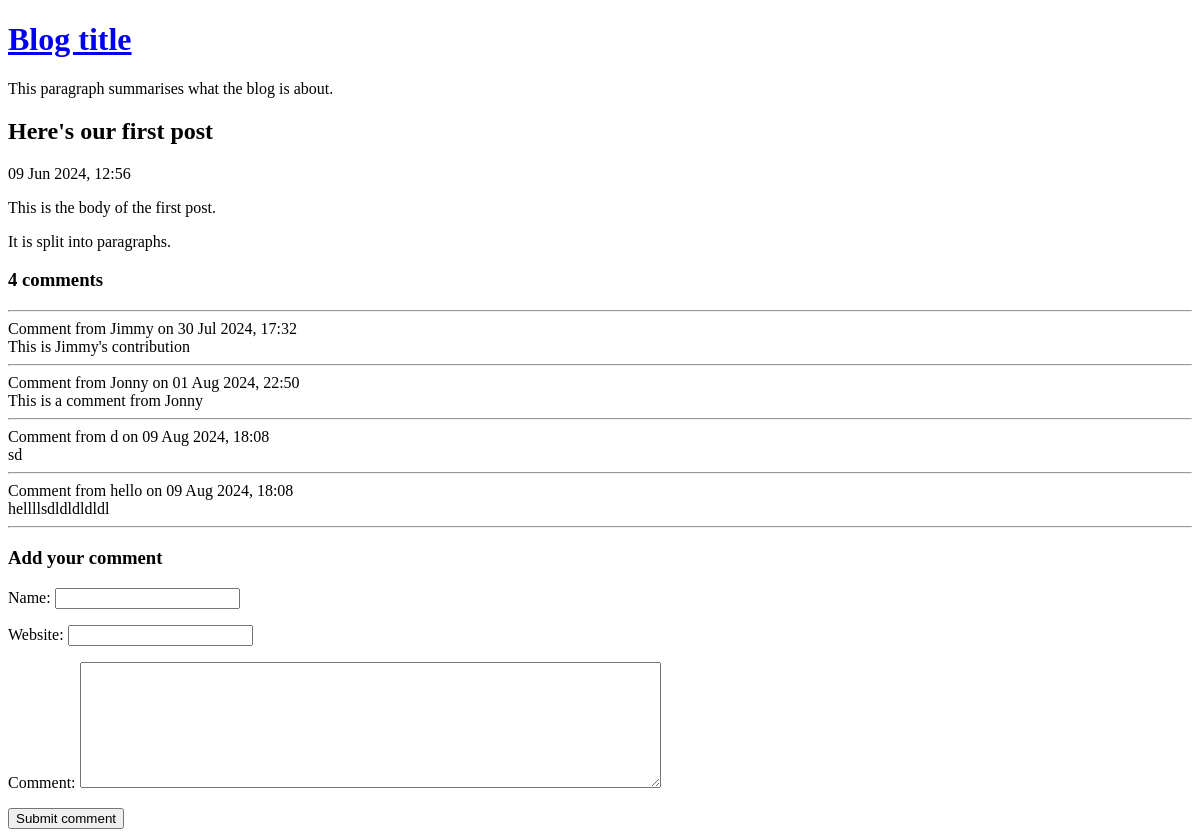
The app's page /view-post.php?post_id=1, older data.
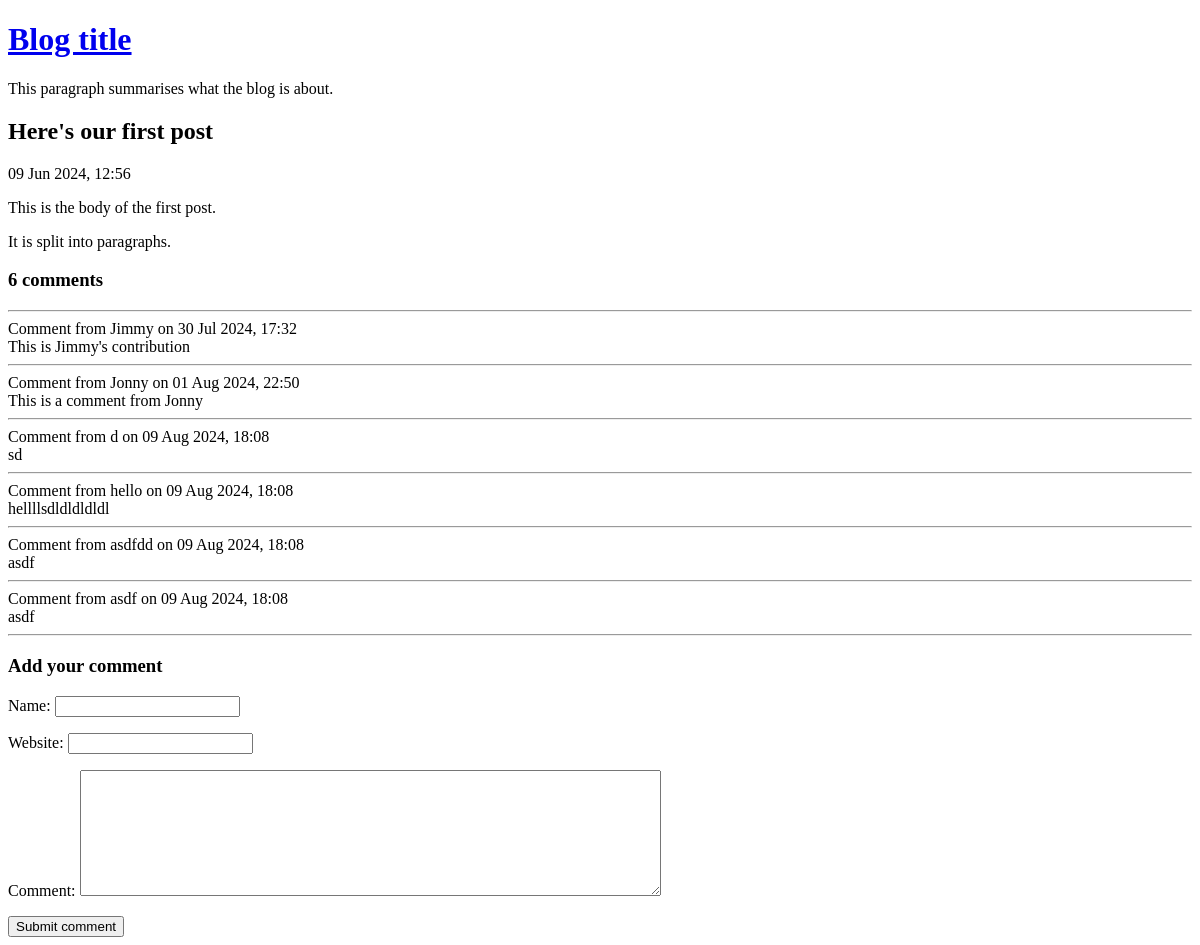
The same page, newer data.
### tables this page shows
CREATE TABLE comment (
	id INTEGER PRIMARY KEY AUTOINCREMENT NOT NULL,
	post_id INTEGER NOT NULL,
	created_at VARCHAR NOT NULL,
	name VARCHAR NOT NULL,
	website VARCHAR,
	text VARCHAR NOT NULL
);

### lib/view-post.php (called while the page is built, shortened)
<?php
function getPostRow(PDO $pdo, $postId)
{
    $stmt = $pdo->prepare(
        'SELECT
            title, created_at, body
        FROM
            post
        WHERE
            id = :id'
    );
    $result = $stmt->execute(
        array('id' => $postId, )
    );
    $row = $stmt->fetch(PDO::FETCH_ASSOC);
    return $row;
}

### lib/common.php (called while the page is built, shortened)
<?php
function getRootPath()
{
    return realpath(__DIR__ . '/..');
}
function getDatabasePath()
{
    return getRootPath() . '/data/data.sqlite';
}
function getDsn()
{
    return 'sqlite:' . getDatabasePath();
}
function getPDO()
{
    return new PDO(getDsn());
}
function htmlEscape($html)
{
    return htmlspecialchars($html, ENT_HTML5, 'UTF-8');
}
function convertSqlDate($sqlDate)
{
    $date = DateTime::createFromFormat('Y-m-d H:i:s', $sqlDate);
    return $date->format('d M Y, H:i');
}
function countCommentsForPost($postId)
{
    $pdo = getPDO();
    $sql = "
        SELECT
            COUNT(*) c
        FROM
            comment
        WHERE
            post_id = :post_id
    ";
    $stmt = $pdo->prepare($sql);
    $stmt->execute(
        array('post_id' => $postId, )
    );
    return (int) $stmt->fetchColumn();
}
function getCommentsForPost($postId)
{
    $pdo = getPDO();
    $sql = "
        SELECT
            id, name, text, created_at, website
        FROM
            comment
        WHERE
            post_id = :post_id
    ";
    $stmt = $pdo->prepare($sql);
    $stmt->execute(
        array('post_id' => $postId, )
    );
    return $stmt->fetchAll(PDO::FETCH_ASSOC);
}

### view-post.php (the view, shortened to what this page needs)
<?php
require_once 'lib/common.php';
require_once 'lib/view-post.php';
if (isset($_GET['post_id']))
{
    $postId = $_GET['post_id'];
}
else
{
    $postId = 0;
}
$pdo = getPDO();
$row = getPostRow($pdo, $postId);
$bodyText = htmlEscape($row['body']);
$paraText = str_replace("\n", "</p><p>", $bodyText);
?>
<!DOCTYPE html>
<html>
    <head>
    </head>
    <body>
        <?php require 'templates/title.php' ?>
        <h2>
            <?php echo htmlEscape($row['title']) ?>
        </h2>
        <div>
            <?php echo convertSqlDate($row['created_at']) ?>
        </div>
        <p>
            <?php echo $paraText ?>
        </p>
        <h3><?php echo countCommentsForPost($postId) ?> comments</h3>
        <?php foreach (getCommentsForPost($postId) as $comment): ?>
            <hr />
            <div class="comment">
                <div class="comment-meta">
                    Comment from
                    <?php echo htmlEscape($comment['name']) ?>
                    on
                    <?php echo convertSqlDate($comment['created_at']) ?>
                </div>
                <div class="comment-body">
                    <?php echo htmlEscape($comment['text']) ?>
                </div>
            </div>
        <?php endforeach ?>
        <?php require 'templates/comment-form.php' ?>
    </body>
</html>

Row changes from the older to the newer data that the page shows:
added comment: name "asdfdd", created_at "09 Aug 2024, 18:08", text "asdf"
added comment: name "asdf", created_at "09 Aug 2024, 18:08", text "asdf"
Text that changed along with them:
countCommentsForPost($postId): "4" → "6"
